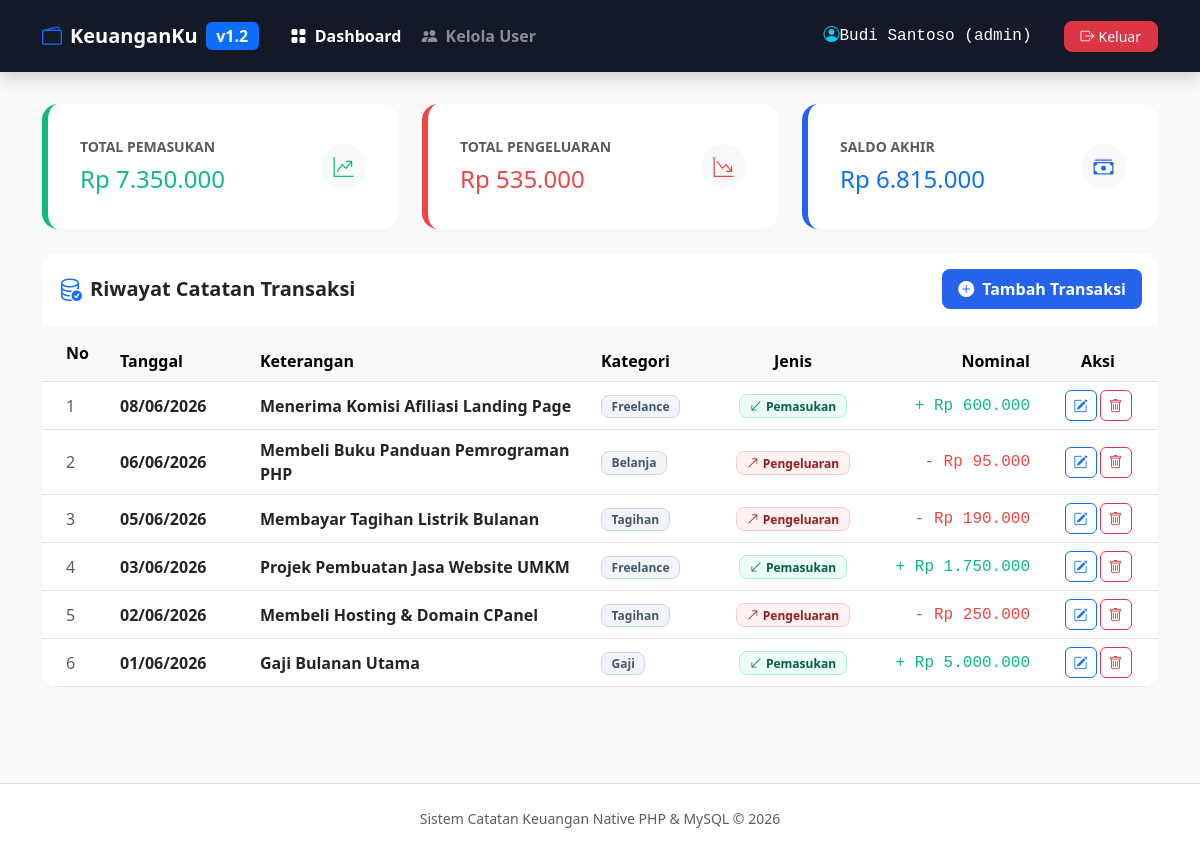
Page /index.php (signed in) on the committed database.
### tables this page shows
CREATE TABLE IF NOT EXISTS `transaksi` (
  `id` INT(11) NOT NULL AUTO_INCREMENT,
  `tanggal` DATE NOT NULL,
  `keterangan` VARCHAR(255) NOT NULL,
  `kategori` VARCHAR(100) NOT NULL DEFAULT 'Lainnya',
  `jenis` ENUM('pemasukan','pengeluaran') NOT NULL,
  `jumlah` INT(11) NOT NULL,
  PRIMARY KEY (`id`)
);

### index.php (the view, shortened to what this page needs)
<?php
require_once 'koneksi.php';
function rupiah($angka) {
    return "Rp " . number_format($angka, 0, ',', '.');
}
$query_pemasukan = "SELECT SUM(jumlah) AS total FROM transaksi WHERE jenis='pemasukan'";
$res_pemasukan = mysqli_query($koneksi, $query_pemasukan);
$row_pemasukan = mysqli_fetch_assoc($res_pemasukan);
$total_pemasukan = $row_pemasukan['total'] ?? 0;
$query_pengeluaran = "SELECT SUM(jumlah) AS total FROM transaksi WHERE jenis='pengeluaran'";
$res_pengeluaran = mysqli_query($koneksi, $query_pengeluaran);
$row_pengeluaran = mysqli_fetch_assoc($res_pengeluaran);
$total_pengeluaran = $row_pengeluaran['total'] ?? 0;
$saldo_akhir = $total_pemasukan - $total_pengeluaran;
$query_transaksi = "SELECT * FROM transaksi ORDER BY tanggal DESC, id DESC";
$result_transaksi = mysqli_query($koneksi, $query_transaksi);
?>
<!DOCTYPE html>
<html lang="id">
<head>
    <link href="https://cdn.jsdelivr.net/npm/bootstrap@5.3.0/dist/css/bootstrap.min.css" rel="stylesheet">
    <link href="https://cdn.jsdelivr.net/npm/bootstrap-icons@1.11.2/font/bootstrap-icons.css" rel="stylesheet">
</head>
<body>
<nav class="navbar navbar-expand-sm navbar-dark bg-dark py-3 mb-4 shadow" style="background-color: #131926 !important;">
    <div class="container">
        <span class="navbar-brand fw-bold mb-0 h1 d-flex align-items-center me-4">
            <i class="bi bi-wallet2 me-2 text-primary"></i>
            KeuanganKu <span class="badge bg-primary ms-2 fs-6">v1.2</span>
        </span>
        <div class="collapse navbar-collapse justify-content-between" id="navbarNav">
            <ul class="navbar-nav gap-1 my-2 my-sm-0">
                <li class="nav-item">
                    <a href="index.php" class="nav-link active fw-bold text-white"><i class="bi bi-grid-fill me-1"></i> Dashboard</a>
                </li>
                <li class="nav-item">
                    <a href="kelola_user.php" class="nav-link fw-bold text-white-50 hover:text-white"><i class="bi bi-people-fill me-1"></i> Kelola User</a>
                </li>
            </ul>
            <div class="d-flex align-items-center gap-3">
                <span class="text-white bg-white/10 px-3 py-1.5 rounded-3 text-xs d-inline font-monospace">
                    <i class="bi bi-person-circle text-info me-1.5"></i><?= htmlspecialchars($_SESSION['nama'] ?? 'User'); ?> (<?= htmlspecialchars($_SESSION['role'] ?? 'admin'); ?>)
                </span>
                <a href="logout.php" class="btn btn-sm btn-danger rounded-3 px-3 py-1.5" onclick="return confirm('Apakah Anda yakin ingin keluar dari PHP session ini?');">
                    <i class="bi bi-box-arrow-right me-1"></i>Keluar
                </a>
            </div>
        </div>
    </div>
</nav>
<div class="container py-2 pb-5">
    <div class="row g-4 mb-4">
        <div class="col-md-4">
            <div class="card v-card-sum bg-pemasukan h-100 p-3">
                <div class="card-body">
                    <div class="d-flex justify-content-between align-items-center">
                        <div>
                            <span class="text-uppercase small fw-bold text-muted d-block mb-1">Total Pemasukan</span>
                            <span class="fs-4 fw-black text-pemasukan"><?= rupiah($total_pemasukan); ?></span>
                        </div>
                        <div class="rounded-circle bg-light p-2 text-center" style="width: 45px; height: 45px; color: #10b981;">
                            <i class="bi bi-graph-up-arrow fs-5"></i>
                        </div>
                    </div>
                </div>
            </div>
        </div>
        <div class="col-md-4">
            <div class="card v-card-sum bg-pengeluaran h-100 p-3">
                <div class="card-body">
                    <div class="d-flex justify-content-between align-items-center">
                        <div>
                            <span class="text-uppercase small fw-bold text-muted d-block mb-1">Total Pengeluaran</span>
                            <span class="fs-4 fw-black text-pengeluaran"><?= rupiah($total_pengeluaran); ?></span>
                        </div>
                        <div class="rounded-circle bg-light p-2 text-center" style="width: 45px; height: 45px; color: #ef4444;">
                            <i class="bi bi-graph-down-arrow fs-5"></i>
                        </div>
                    </div>
                </div>
            </div>
        </div>
        <div class="col-md-4">
            <?php
            $is_surplus = $saldo_akhir >= 0;
            $bg_saldo_style = $is_surplus ? 'bg-saldo-surplus' : 'bg-saldo-defisit';
            $text_saldo_style = $is_surplus ? 'text-primary' : 'text-warning';
            $icon_saldo_color = $is_surplus ? '#2563eb' : '#f59e0b';
            ?>
            <div class="card v-card-sum <?= $bg_saldo_style; ?> h-100 p-3">
                <div class="card-body">
                    <div class="d-flex justify-content-between align-items-center">
                        <div>
                            <span class="text-uppercase small fw-bold text-muted d-block mb-1">Saldo Akhir</span>
                            <span class="fs-4 fw-black <?= $text_saldo_style; ?>"><?= rupiah($saldo_akhir); ?></span>
                        </div>
                        <div class="rounded-circle bg-light p-2 text-center" style="width: 45px; height: 45px; color: <?= $icon_saldo_color; ?>;">
                            <i class="bi bi-cash-stack fs-5"></i>
                        </div>
                    </div>
                </div>
            </div>
        </div>
    </div>
    <div class="card main-card overflow-hidden">
        <div class="card-header bg-white py-3 border-0 d-flex flex-wrap justify-content-between align-items-center gap-2">
            <div class="d-flex align-items-center">
                <i class="bi bi-database-check text-primary fs-4 me-2"></i>
                <h5 class="fw-bold mb-0">Riwayat Catatan Transaksi</h5>
            </div>
            <div>
                <a href="tambah.php" class="btn btn-add rounded-3 px-3 py-2">
                    <i class="bi bi-plus-circle-fill me-2"></i>Tambah Transaksi
                </a>
            </div>
        </div>
        <div class="card-body p-0">
            <div class="table-responsive">
                <table class="table table-hover align-middle mb-0">
                    <thead class="table-light">
                        <tr>
                            <th class="ps-4 py-3" style="width: 70px;">No</th>
                            <th style="width: 140px;">Tanggal</th>
                            <th>Keterangan</th>
                            <th style="width: 135px;">Kategori</th>
                            <th class="text-center" style="width: 130px;">Jenis</th>
                            <th class="text-end" style="width: 180px;">Nominal</th>
                            <th class="text-center" style="width: 120px;">Aksi</th>
                        </tr>
                    </thead>
                    <tbody>
                        <?php if (mysqli_num_rows($result_transaksi) > 0): ?>
                            <?php
                            $no = 1;
                            while ($row = mysqli_fetch_assoc($result_transaksi)):
                            ?>
                                <tr>
                                    <td class="ps-4 fw-medium text-muted"><?= $no++; ?></td>
                                    <td>
                                        <div class="fw-semibold">
                                            <?= date('d/m/Y', strtotime($row['tanggal'])); ?>
                                        </div>
                                    </td>
                                    <td>
                                        <span class="fw-semibold text-dark"><?= htmlspecialchars($row['keterangan']); ?></span>
                                    </td>
                                    <td>
                                        <span class="badge badge-kategori"><?= htmlspecialchars($row['kategori'] ?? 'Umum'); ?></span>
                                    </td>
                                    <td class="text-center">
                                        <?php if ($row['jenis'] === 'pemasukan'): ?>
                                            <span class="badge badge-pemasukan fw-semibold"><i class="bi bi-arrow-down-left me-1"></i>Pemasukan</span>
                                        <?php else: ?>
                                            <span class="badge badge-pengeluaran fw-semibold"><i class="bi bi-arrow-up-right me-1"></i>Pengeluaran</span>
                                        <?php endif; ?>
                                    </td>
                                    <td class="text-end fw-black font-monospace">
                                        <?php if ($row['jenis'] === 'pemasukan'): ?>
                                            <span class="text-pemasukan">+ <?= rupiah($row['jumlah']); ?></span>
                                        <?php else: ?>
                                            <span class="text-pengeluaran">- <?= rupiah($row['jumlah']); ?></span>
                                        <?php endif; ?>
                                    </td>
                                    <td class="text-center">
                                        <div class="btn-group gap-1">
                                            <a href="edit.php?id=<?= $row['id']; ?>" class="btn btn-sm btn-outline-primary rounded-2" title="Edit Transaksi">
                                                <i class="bi bi-pencil-square"></i>
                                            </a>
                                            <a href="hapus.php?id=<?= $row['id']; ?>" class="btn btn-sm btn-outline-danger rounded-2" onclick="return confirm('Apakah Anda yakin ingin menghapus transaksi ini?');" title="Hapus Transaksi">
                                                <i class="bi bi-trash"></i>
                                            </a>
                                        </div>
                                    </td>
                                </tr>
                            <?php endwhile; ?>
                        <?php endif; ?>
                    </tbody>
                </table>
            </div>
        </div>
    </div>
</div>
<footer class="footer bg-white border-top py-4 text-center text-muted small mt-5">
    <div class="container">
        <span>Sistem Catatan Keuangan Native PHP & MySQL &copy; <?= date('Y'); ?></span>
    </div>
</footer>
</body>
</html>

### index.php (style rules this page uses)
body { background-color: #f8fafc; font-family: 'Segoe UI', system-ui, -apple-system, sans-serif; color: #334155; }
.main-card { border: none; border-radius: 16px; box-shadow: 0 4px 20px rgba(0, 0, 0, 0.02); background: #ffffff; }
.v-card-sum { border: none; border-radius: 16px; transition: all 0.25s ease; box-shadow: 0 2px 8px rgba(0, 0, 0, 0.02); }
.bg-pemasukan { background-color: #ffffff !important; border-left: 6px solid #10b981; }
.bg-pengeluaran { background-color: #ffffff !important; border-left: 6px solid #ef4444; }
.bg-saldo-surplus { background-color: #ffffff !important; border-left: 6px solid #2563eb; }
.text-pemasukan { color: #10b981 !important; }
.text-pengeluaran { color: #ef4444 !important; }
.btn-add { background-color: #2563eb; color: #ffffff; border: none; font-weight: 600; border-radius: 10px; }
.badge-pemasukan { background-color: #ecfdf5; color: #065f46; border: 1px solid #a7f3d0; font-size: 0.75rem; padding: 0.4em 0.8em; border-radius: 8px; }
.badge-pengeluaran { background-color: #fef2f2; color: #991b1b; border: 1px solid #fecaca; font-size: 0.75rem; padding: 0.4em 0.8em; border-radius: 8px; }
.badge-kategori { background-color: #f1f5f9; color: #475569; border: 1px solid #cbd5e1; font-size: 0.75rem; padding: 0.4em 0.8em; border-radius: 8px; }

### rows in the picture
transaksi: tanggal "08/06/2026", keterangan "Menerima Komisi Afiliasi Landing Page", kategori "Freelance", jenis "pemasukan" (drawn), jumlah "Rp 600.000"
transaksi: tanggal "06/06/2026", keterangan "Membeli Buku Panduan Pemrograman PHP", kategori "Belanja", jenis "pengeluaran" (drawn), jumlah "Rp 95.000"
transaksi: tanggal "05/06/2026", keterangan "Membayar Tagihan Listrik Bulanan", kategori "Tagihan", jenis "pengeluaran" (drawn), jumlah "Rp 190.000"
transaksi: tanggal "03/06/2026", keterangan "Projek Pembuatan Jasa Website UMKM", kategori "Freelance", jenis "pemasukan" (drawn), jumlah "Rp 1.750.000"
transaksi: tanggal "02/06/2026", keterangan "Membeli Hosting & Domain CPanel", kategori "Tagihan", jenis "pengeluaran" (drawn), jumlah "Rp 250.000"
transaksi: tanggal "01/06/2026", keterangan "Gaji Bulanan Utama", kategori "Gaji", jenis "pemasukan" (drawn), jumlah "Rp 5.000.000"

### other values in the picture
$_SESSION['nama'] "Budi Santoso"
$_SESSION['role'] "admin"
rupiah($total_pemasukan) "Rp 7.350.000"
rupiah($total_pengeluaran) "Rp 535.000"
rupiah($saldo_akhir) "Rp 6.815.000"
